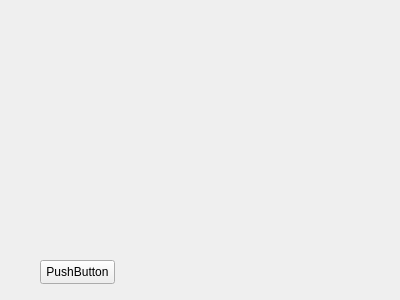
<?xml version="1.0" encoding="UTF-8"?>
<ui version="4.0">
 <class>Main</class>
 <widget class="QWidget" name="Main">
  <property name="geometry">
   <rect>
    <x>0</x>
    <y>0</y>
    <width>400</width>
    <height>300</height>
   </rect>
  </property>
  <property name="windowTitle">
   <string>2</string>
  </property>
  <widget class="QStackedWidget" name="stackedWidget">
   <property name="geometry">
    <rect>
     <x>170</x>
     <y>110</y>
     <width>120</width>
     <height>80</height>
    </rect>
   </property>
   <widget class="QWidget" name="page"/>
   <widget class="QWidget" name="page_2"/>
  </widget>
  <widget class="QPushButton" name="pushButton">
   <property name="geometry">
    <rect>
     <x>40</x>
     <y>260</y>
     <width>75</width>
     <height>24</height>
    </rect>
   </property>
   <property name="text">
    <string>PushButton</string>
   </property>
  </widget>
 </widget>
 <resources/>
 <connections/>
</ui>
